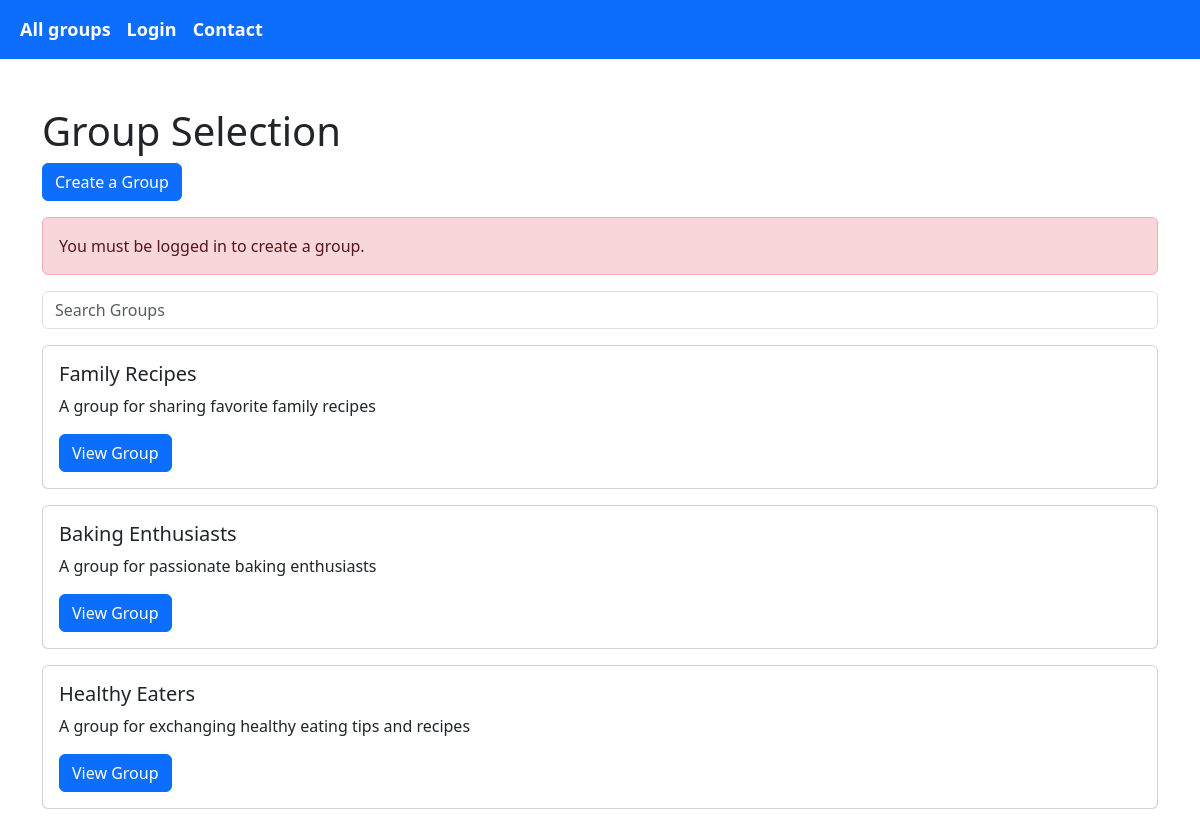
/index.php/group/create, run on the app's committed database.
### tables this page shows
CREATE TABLE IF NOT EXISTS `group` (
  `id` int(11) NOT NULL AUTO_INCREMENT,
  `name` varchar(255) NOT NULL,
  `description` varchar(255),
  PRIMARY KEY (`id`)
);

### Controller/GroupController.php (called while the page is built, shortened)
<?php
class GroupController {
    public static function createGroupForm() {
        ViewHelper::render("view/group-create.php");
    }
}

### index.php (called while the page is built, shortened)
<?php
require_once("controller/GroupController.php");
$path = isset($_SERVER["PATH_INFO"]) ? trim($_SERVER["PATH_INFO"], "/") : "";
$urls = [
    "group" => function () {
        GroupController::index();
     },
     "add-recipe" => function () {
        if ($_SERVER["REQUEST_METHOD"] === "POST") {
            RecipeController::createRecipe($_POST["title"],$_POST["description"],$_POST["ingredients"],$_POST["instructions"],$_POST["group_id"],$_POST["user_id"]);
        }
    },
    "group/selection" => function () {
        GroupController::showGroupSelection();
    },
    "group/create" => function () {
        if ($_SERVER["REQUEST_METHOD"] === "POST"):
            GroupController::createGroup();
        else:
            GroupController::createGroupForm();
        endif;
    },
    "user/register" => function () {
        if ($_SERVER["REQUEST_METHOD"] == "POST") {
            UserController::registerUser();
        } else {
            UserController::showRegistrationForm();
        }
    },
    "user/login" => function () {
        if ($_SERVER["REQUEST_METHOD"] == "POST") {
            UserController::loginUser();
        } else {
            UserController::showLoginForm();
        }
    },
    "user/logout" => function () {
        UserController::logoutUser();
    },
    "" => function () {
        ViewHelper::redirect(BASE_URL . "group");
    },
];
try {
    if (isset($urls[$path])) {
        $urls[$path]();
    } else {
        echo "No controller for '$path'";
    }
} catch (Exception $e) {
    echo "An error occurred: <pre>$e</pre>";
}

### Model/GroupDB.php (called while the page is built, shortened)
<?php
class GroupDB {
    public static function getAllGroups() {
        $db = DBInit::getInstance();
        $statement = $db->prepare("SELECT id, name, description FROM `group`");
        $statement->execute();
        return $statement->fetchAll(PDO::FETCH_ASSOC);
    }
}

### View/group-selection.php (the view, shortened to what this page needs)
<!DOCTYPE html>
<html>
<head>
    <link href="https://cdn.jsdelivr.net/npm/bootstrap@5.3.0-alpha3/dist/css/bootstrap.min.css" rel="stylesheet"></head>
</head>
<body>
    <?php include 'navigation.php'; ?>
    <div class="container">
        <h1 class="mt-5">Group Selection</h1>
        <div class="mb-3">
            <a href="<?= BASE_URL . "group/create" ?>" class="btn btn-primary">Create a Group</a>
        </div>
        <?php if (isset($errorMessage)): ?>
            <div class="alert alert-danger"><?= $errorMessage ?></div>
        <?php endif; ?>
        <div class="mb-3">
            <input type="text" id="search" class="form-control" placeholder="Search Groups">
        </div>
        <div id="groupList">
            <?php foreach ($groups as $group): ?>
                <div class="card mb-3">
                    <div class="card-body">
                        <h5 class="card-title"><?= $group['name'] ?></h5>
                        <p class="card-text"><?= $group['description'] ?></p>
                        <a href="<?= BASE_URL . "group?id=" . $group['id'] ?>" class="btn btn-primary">View Group</a>
                    </div>
                </div>
            <?php endforeach; ?>
        </div>
    </div>
</body>
</html>

### data on the page
group: name "Family Recipes", description "A group for sharing favorite family recipes"
group: name "Baking Enthusiasts", description "A group for passionate baking enthusiasts"
group: name "Healthy Eaters", description "A group for exchanging healthy eating tips and recipes"

### other printed values
$errorMessage "You must be logged in to create a group."
